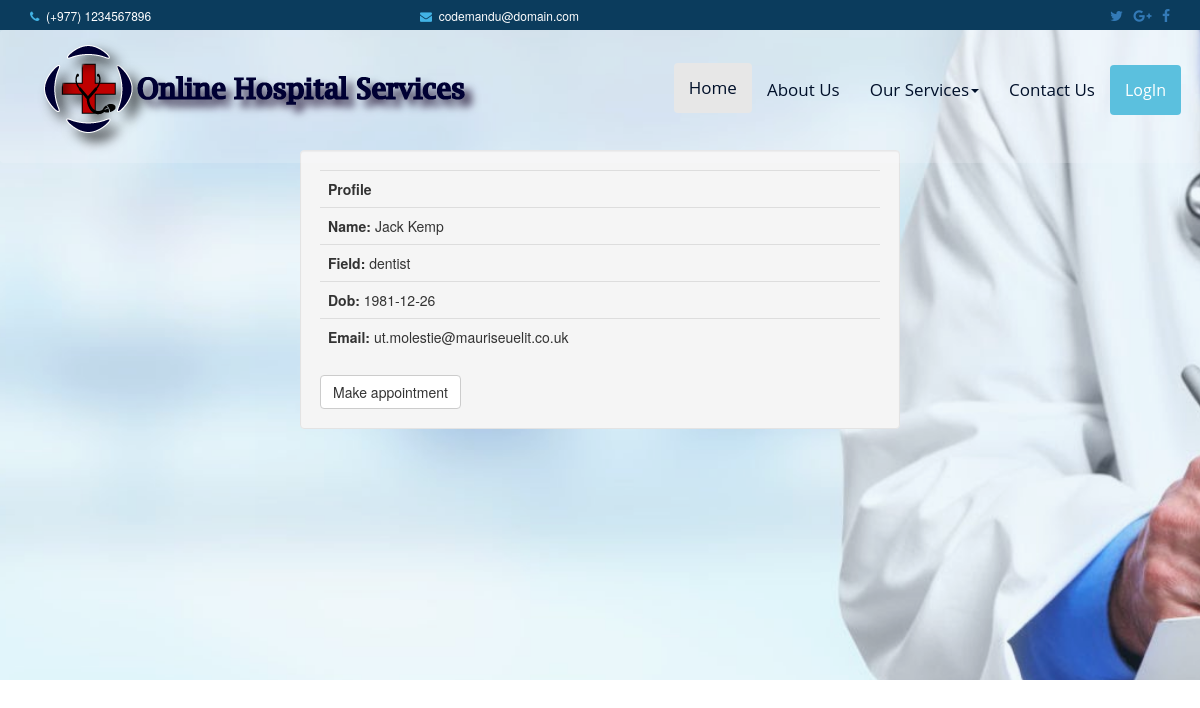
The app's page /doctor/docprofile.php?id=35 with its own data.
### tables this page shows
CREATE TABLE IF NOT EXISTS `employee_detail` (
  `emp_id` mediumint(8) unsigned NOT NULL AUTO_INCREMENT,
  `name` varchar(40) DEFAULT NULL,
  `dob` date DEFAULT NULL,
  `address` varchar(50) DEFAULT NULL,
  `email` varchar(40) DEFAULT NULL,
  `phone` bigint(20) DEFAULT NULL,
  `field` varchar(32) DEFAULT NULL,
  `history` varchar(32) DEFAULT NULL,
  `sex` varchar(1) NOT NULL,
  `images` varchar(32) DEFAULT NULL,
  PRIMARY KEY (`emp_id`)
);

### doctor/docprofile.php (the view, shortened to what this page needs)
<?php
  include("../include/dbconnection.php");
  $id=$_GET['id'];
  $query="SELECT * FROM users NATURAL JOIN employee_detail WHERE emp_id LIKE '$id'";
  $query_run=mysqli_query($connect,$query);
?>
<!DOCTYPE html>
<html>
<head>
  <?php
   include("head.php");
   ?>
</head>
<body >
 <?php include('../include/header.php'); ?>
<div class="container-fluid mybanner">
<div class="bg-color">
<?php
include("navig.php");
if(mysqli_num_rows($query_run)==NULL)
 echo '<h4 style="margin-left:4%">No result found</h4>';
else{
  $row=mysqli_fetch_assoc($query_run);
?>
       <div class="container well" style="width: 50%">
         <table class="table" >
           <tr><th>Profile</th></tr>
           <tr><td class="row"><b>Name: </b><?php echo $row['name'];?></td></tr>
           <tr><td class="row"><b>Field: </b><?php echo $row['field'];?></td></tr>
           <tr><td class="row"><b>Dob: </b><?php echo $row['dob'];?></td></tr>
           <tr><td class="row"><b>Email: </b><?php echo $row['email'];?></td></tr>
         </table>
         <a class="btn btn-default" href="appointment.php?doc_id=<?php echo $id;?>">Make appointment</a>
       </div>
       <?php
     }
       ?>
    </div>
 </div>
</body>
</html>

### css/main.css (style rules this page uses)
a { text-decoration: none; }
div { display: block; }
.mybanner { background: url("../images/banne.jpg") no-repeat fixed 0 0/cover; padding:0; background-position: center; background-position-x: 48%; background-position-y: 40%; }
.bg-color { background-color: RGBA(109 ,189, 214, 0.1); min-height: 650px; }

### records on screen
employee_detail: name "Jack Kemp", field "dentist", dob "1981-12-26", email "ut.molestie@mauriseuelit.co.uk"
